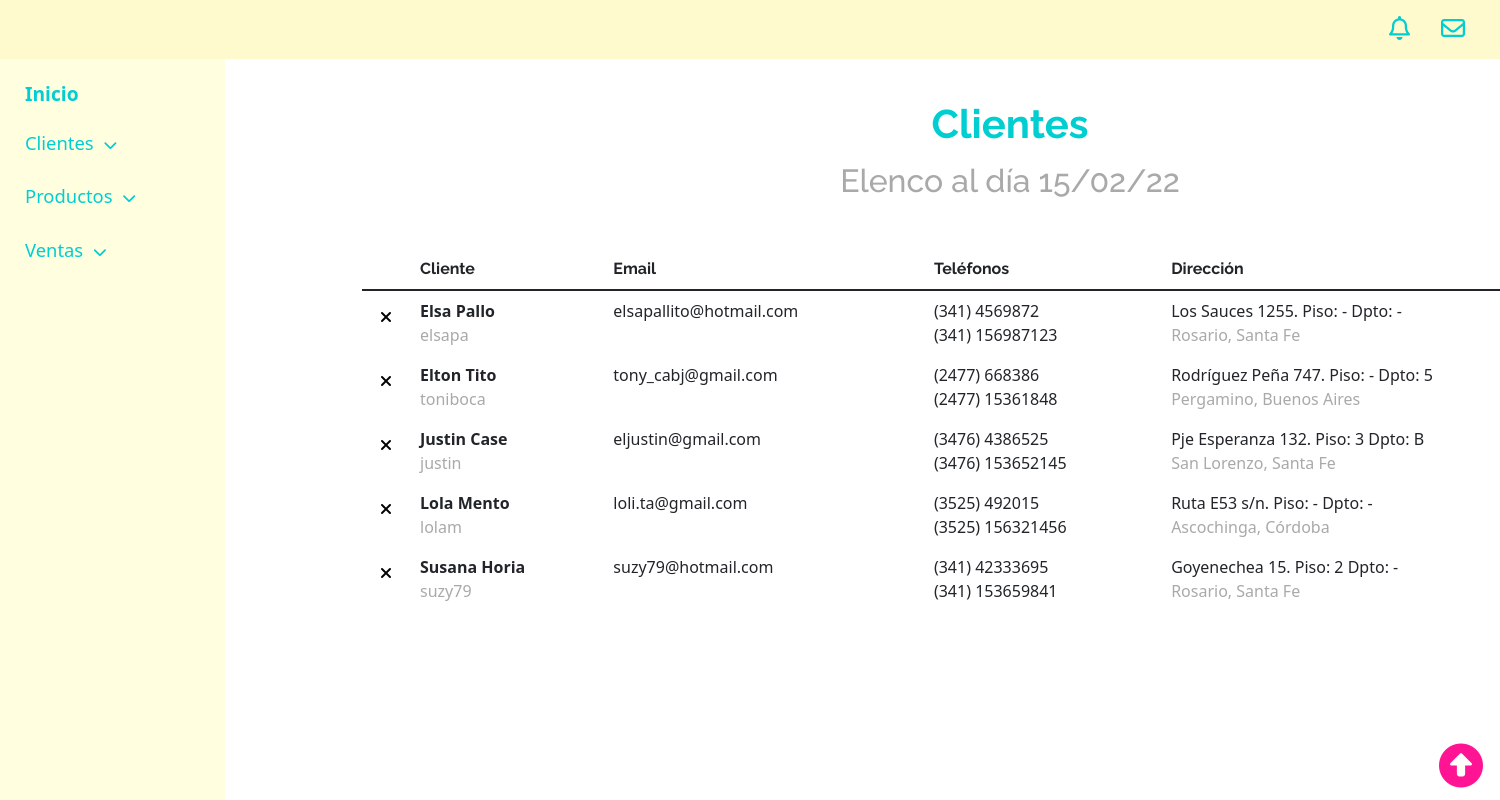
Page /pag_elenco.php on the committed database.
### tables this page shows
CREATE TABLE `clientes` (
  `id_cliente` int(10) NOT NULL,
  `nombre` varchar(30) DEFAULT NULL,
  `apellido` varchar(30) DEFAULT NULL,
  `dob` date DEFAULT NULL,
  `dni` int(8) DEFAULT NULL,
  `email` varchar(100) DEFAULT NULL,
  `tel_area` int(6) DEFAULT NULL,
  `tel_fijo` int(15) DEFAULT NULL,
  `tel_cel` int(15) DEFAULT NULL,
  `dom_calle` varchar(30) DEFAULT NULL,
  `dom_altura` varchar(5) DEFAULT NULL,
  `dom_piso` varchar(2) NOT NULL DEFAULT '-',
  `dom_dpto` varchar(2) NOT NULL DEFAULT '-',
  `ciudad` varchar(15) DEFAULT NULL,
  `provincia` enum('Buenos Aires','Capital Federal','Catamarca','Chaco','Chubut','Córdoba','Corrientes','Entre Ríos','Formosa','Jujuy','La Pampa','La Rioja','Mendoza','Misiones','Neuquén','Río Negro','Salta','San Juan','San Luis','Santa Cruz','Santa Fe','Santiago del Estero','Tierra del Fuego','Tucumán') DEFAULT NULL,
  `cp` varchar(10) DEFAULT NULL,
  `user` varchar(10) DEFAULT NULL,
  `pw` varchar(15) DEFAULT NULL,
  `date_added` timestamp NOT NULL DEFAULT current_timestamp() ON UPDATE current_timestamp()
);

### db_consulta_clientes.php (called while the page is built, shortened)
<?php
include "db_conectar.php";
$resultado = mysqli_query($conexion, "SELECT * FROM `clientes` ORDER BY `nombre` ASC");
?>

### pag_elenco.php (the view, shortened to what this page needs)
<!DOCTYPE html>
<html lang="es" dir="ltr">
  <head>
    <link href="https://cdn.jsdelivr.net/npm/bootstrap@5.1.1/dist/css/bootstrap.min.css" rel="stylesheet">
    <link rel="stylesheet" href="backstyles.css">
  </head>
  <body>
    <nav>
      <?php include 'navs.php'; ?>
    </nav>
    <main>
      <div class="container main-container">
        <div class="table-header row justify-content-center">
          <h1 class="mb-4 text-center">Clientes</h1>
          <h2 class="mb-4 text-center">Elenco al día <?php echo date("d/m/y"); ?></h2>
        </div>
        <div class="table-container">
          <table class="table align-top">
            <thead class="table-header">
              <tr>
                <th scope="col" style="width: 50px">&nbsp;</th>
                <th scope="col">Cliente</th>
                <th scope="col">Email</th>
                <th scope="col">Teléfonos</th>
                <th scope="col">Dirección</th>
              </tr>
            </thead>
            <tbody>
              <?php
              include "db_consulta_clientes.php";
              while ($fila = mysqli_fetch_assoc($resultado)) { ?>
                <tr class="table-row">
                  <td class="border-bottom-0">
                    <a href="db_eliminar_clientes.php?id=<?php echo $fila['id_cliente']; ?>" onclick="return confirm('¿Está seguro que desea eliminar?')"><i class="fas fa-times"></i></a>
                  </td>
                  <td class="border-bottom-0">
                    <span class="table-name"><?php echo $fila['nombre']." ".$fila['apellido']; ?></span><br>
                    <span class="table-description"><?php echo $fila['user']; ?></span>
                  </td>
                  <td class="border-bottom-0"><?php echo $fila['email']; ?></td>
                  <td class="border-bottom-0" ><?php echo "(".$fila['tel_area'].") ".$fila['tel_fijo'] ?><br><?php echo "(".$fila['tel_area'].") ".$fila['tel_cel']; ?></td>
                  <td class="border-bottom-0"><?php echo $fila['dom_calle']." ".$fila['dom_altura'].". Piso: ".$fila['dom_piso']." Dpto: ".$fila['dom_dpto']; ?><br>
                    <span class="table-description"><?php echo $fila['ciudad'].", ".$fila['provincia']; ?></span>
                  </td>
                </tr><?php
              } ?>
            </tbody>
          </table>
        </div>
      </div>
    </main>
    <footer>
      <?php include "footer.php" ?>
    </footer>
  </body>
</html>

### navs.php (shortened to what this page needs)
<!DOCTYPE html>
<html lang="es" dir="ltr">
  <head>
    <link href="https://cdn.jsdelivr.net/npm/bootstrap@5.1.1/dist/css/bootstrap.min.css" rel="stylesheet">
    <link rel="stylesheet" href="backstyles.css">
  </head>
  <body>
    <nav>
      <nav class="navbar fixed-top navbar-expand-lg navbar-light bg-light" id="navbar-container">
        <div class="container-fluid">
          <div class="collapse navbar-collapse justify-content-end" id="navbar-text">
            <ul class="navbar-nav ms-auto mb-2 mb-lg-0">
              <li class="nav-item">
                <a class="nav-link active" aria-current="page" href="#"><i class="far fa-bell"></i></a>
              </li>
              <li class="nav-item">
                <a class="nav-link" href="#"><i class="far fa-envelope"></i></a>
              </li>
            </ul>
          </div>
        </div>
      </nav>
    </nav>
    <main>
      <div class="sidebar-container">
        <div class="accordion">
          <div class="sidebar-accordion">
            <div class="label label-1"><a href="index.php">Inicio</a></div>
          </div>
          <div class="sidebar-accordion">
            <div class="label">Clientes <i class="fas fa-chevron-down"></i></div>
          </div>
          <div class="sidebar-accordion">
            <div class="label">Productos <i class="fas fa-chevron-down"></i></div>
          </div>
          <div class="sidebar-accordion">
            <div class="label">Ventas <i class="fas fa-chevron-down"></i></div>
          </div>
        </div>
      </div>
    </main>
  </body>
</html>

### footer.php (shortened to what this page needs)
<!DOCTYPE html>
<html lang="es" dir="ltr">
  <head>
    <link href="https://cdn.jsdelivr.net/npm/bootstrap@5.1.1/dist/css/bootstrap.min.css" rel="stylesheet">
    <link rel="stylesheet" href="backstyles.css">
  </head>
  <body>
    <footer>
      <div class="container">
        <a href="#top"><i class="fa-solid fa-circle-up"></i></a>
      </div>
    </footer>
  </body>
</html>

### backstyles.css (style rules this page uses)
* { margin: 0px; padding: 0px; box-sizing: border-box; }
.navbar { background-color: LemonChiffon !important; }
.navbar li i { font-size: 150%; color: DarkTurquoise; padding-right: 15px; }
.sidebar-container { position: fixed; height: 100%; width: 225px; background-color: LightYellow; }
.accordion { position: relative; margin: 75px 10px 10px 0px; }
.sidebar-accordion .label { position: relative; padding: 5px 0; margin-left: 25px; cursor: pointer; font-style: 'Raleway'; font-size: 115%; font-weight: 500; color: DarkTurquoise }
.sidebar-accordion .label-1 { font-size: 120%; font-weight: bold; padding-bottom: 15px; }
.label-1 a { text-decoration: none; color: currentColor; }
.sidebar-accordion .label i { padding-left: 5px; font-size: 75%; }
footer { display: flex; justify-content: flex-end; }
footer a { padding: 5px; font-family: 'Raleway'; font-size: 275%; font-weight: bold; color: DeepPink }
html, body { height: 100%; }
body footer { position: sticky; top: 100vh; }
.main-container { margin-left: 350px; padding-top: 100px; padding-bottom: 75px; }
.table-header { padding-bottom: 25px; font-family: 'Raleway'; }
.table-header h1 { font-weight: bold; color: DarkTurquoise; }
.table-header h2 { color: DarkGray; margin-top: -10px; }
.table-name { font-weight: bold; }
.table-description { color: DarkGray; }
.fa-times, .fa-expand-alt { color: Black; padding: 10px; }
.corkboard ul, li { list-style: none; text-align: left; }

### rows in the picture
clientes: nombre "Elsa", apellido "Pallo", user "elsapa", email "elsapallito@hotmail.com", tel_area "341", tel_fijo "4569872", tel_cel "156987123", dom_calle "Los Sauces", dom_altura "1255", dom_piso "-", dom_dpto "-", ciudad "Rosario", provincia "Santa Fe"
clientes: nombre "Elton", apellido "Tito", user "toniboca", email "tony_cabj@gmail.com", tel_area "2477", tel_fijo "668386", tel_cel "15361848", dom_calle "Rodríguez Peña", dom_altura "747", dom_piso "-", dom_dpto "5", ciudad "Pergamino", provincia "Buenos Aires"
clientes: nombre "Justin", apellido "Case", user "justin", email "eljustin@gmail.com", tel_area "3476", tel_fijo "4386525", tel_cel "153652145", dom_calle "Pje Esperanza", dom_altura "132", dom_piso "3", dom_dpto "B", ciudad "San Lorenzo", provincia "Santa Fe"
clientes: nombre "Lola", apellido "Mento", user "lolam", email "loli.ta@gmail.com", tel_area "3525", tel_fijo "492015", tel_cel "156321456", dom_calle "Ruta E53", dom_altura "s/n", dom_piso "-", dom_dpto "-", ciudad "Ascochinga", provincia "Córdoba"
clientes: nombre "Susana", apellido "Horia", user "suzy79", email "suzy79@hotmail.com", tel_area "341", tel_fijo "42333695", tel_cel "153659841", dom_calle "Goyenechea", dom_altura "15", dom_piso "2", dom_dpto "-", ciudad "Rosario", provincia "Santa Fe"
